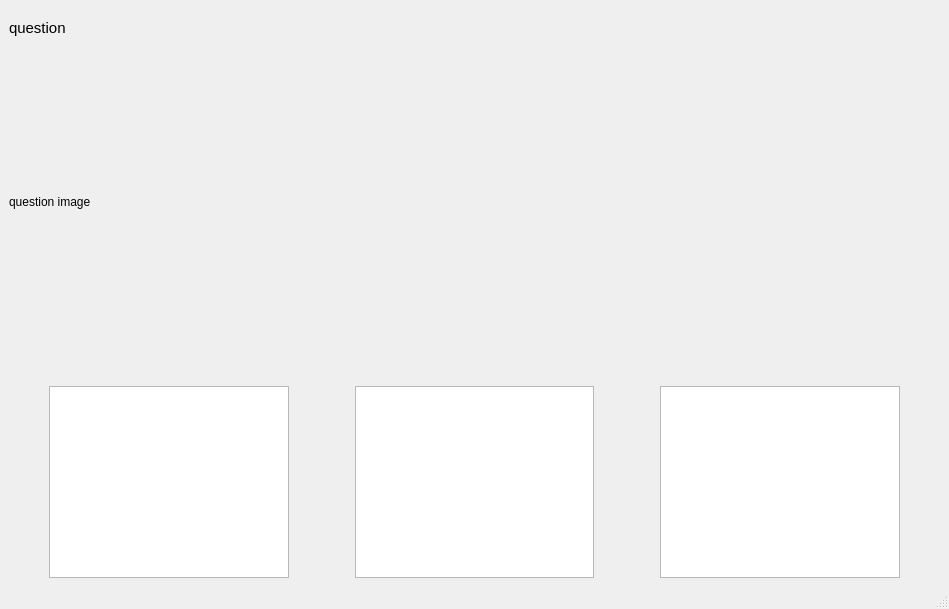
<?xml version="1.0" encoding="UTF-8"?>
<ui version="4.0">
 <class>QuestionsWindow</class>
 <widget class="QMainWindow" name="QuestionsWindow">
  <property name="geometry">
   <rect>
    <x>0</x>
    <y>0</y>
    <width>949</width>
    <height>609</height>
   </rect>
  </property>
  <property name="windowTitle">
   <string>Otázky</string>
  </property>
  <widget class="QWidget" name="centralwidget">
   <layout class="QHBoxLayout" name="horizontalLayout_2">
    <item>
     <layout class="QVBoxLayout" name="verticalLayout_2">
      <property name="topMargin">
       <number>0</number>
      </property>
      <property name="bottomMargin">
       <number>0</number>
      </property>
      <item>
       <layout class="QVBoxLayout" name="verticalLayout">
        <item>
         <spacer name="verticalSpacer_2">
          <property name="orientation">
           <enum>Qt::Vertical</enum>
          </property>
          <property name="sizeType">
           <enum>QSizePolicy::Fixed</enum>
          </property>
          <property name="sizeHint" stdset="0">
           <size>
            <width>20</width>
            <height>10</height>
           </size>
          </property>
         </spacer>
        </item>
        <item>
         <widget class="QLabel" name="label">
          <property name="sizePolicy">
           <sizepolicy hsizetype="Minimum" vsizetype="Maximum">
            <horstretch>0</horstretch>
            <verstretch>0</verstretch>
           </sizepolicy>
          </property>
          <property name="font">
           <font>
            <pointsize>11</pointsize>
           </font>
          </property>
          <property name="text">
           <string>question</string>
          </property>
         </widget>
        </item>
        <item>
         <spacer name="verticalSpacer">
          <property name="orientation">
           <enum>Qt::Vertical</enum>
          </property>
          <property name="sizeType">
           <enum>QSizePolicy::Fixed</enum>
          </property>
          <property name="sizeHint" stdset="0">
           <size>
            <width>20</width>
            <height>20</height>
           </size>
          </property>
         </spacer>
        </item>
        <item>
         <widget class="QLabel" name="image_label">
          <property name="sizePolicy">
           <sizepolicy hsizetype="Expanding" vsizetype="Expanding">
            <horstretch>0</horstretch>
            <verstretch>0</verstretch>
           </sizepolicy>
          </property>
          <property name="text">
           <string>question image</string>
          </property>
         </widget>
        </item>
       </layout>
      </item>
      <item>
       <spacer name="verticalSpacer_3">
        <property name="orientation">
         <enum>Qt::Vertical</enum>
        </property>
        <property name="sizeType">
         <enum>QSizePolicy::Fixed</enum>
        </property>
        <property name="sizeHint" stdset="0">
         <size>
          <width>20</width>
          <height>40</height>
         </size>
        </property>
       </spacer>
      </item>
      <item>
       <layout class="QHBoxLayout" name="horizontalLayout">
        <item>
         <spacer name="horizontalSpacer_3">
          <property name="orientation">
           <enum>Qt::Horizontal</enum>
          </property>
          <property name="sizeType">
           <enum>QSizePolicy::Fixed</enum>
          </property>
          <property name="sizeHint" stdset="0">
           <size>
            <width>40</width>
            <height>20</height>
           </size>
          </property>
         </spacer>
        </item>
        <item>
         <widget class="QPlainTextEdit" name="plainTextEdit">
          <property name="sizePolicy">
           <sizepolicy hsizetype="Preferred" vsizetype="Maximum">
            <horstretch>0</horstretch>
            <verstretch>0</verstretch>
           </sizepolicy>
          </property>
          <property name="minimumSize">
           <size>
            <width>0</width>
            <height>0</height>
           </size>
          </property>
          <property name="maximumSize">
           <size>
            <width>16777215</width>
            <height>200</height>
           </size>
          </property>
          <property name="font">
           <font>
            <pointsize>10</pointsize>
           </font>
          </property>
          <property name="cursor" stdset="0">
           <cursorShape>PointingHandCursor</cursorShape>
          </property>
          <property name="focusPolicy">
           <enum>Qt::NoFocus</enum>
          </property>
          <property name="readOnly">
           <bool>true</bool>
          </property>
          <property name="plainText">
           <string/>
          </property>
         </widget>
        </item>
        <item>
         <spacer name="horizontalSpacer">
          <property name="orientation">
           <enum>Qt::Horizontal</enum>
          </property>
          <property name="sizeType">
           <enum>QSizePolicy::Fixed</enum>
          </property>
          <property name="sizeHint" stdset="0">
           <size>
            <width>60</width>
            <height>20</height>
           </size>
          </property>
         </spacer>
        </item>
        <item>
         <widget class="QPlainTextEdit" name="plainTextEdit_2">
          <property name="sizePolicy">
           <sizepolicy hsizetype="Preferred" vsizetype="Maximum">
            <horstretch>0</horstretch>
            <verstretch>0</verstretch>
           </sizepolicy>
          </property>
          <property name="minimumSize">
           <size>
            <width>0</width>
            <height>0</height>
           </size>
          </property>
          <property name="maximumSize">
           <size>
            <width>16777215</width>
            <height>200</height>
           </size>
          </property>
          <property name="font">
           <font>
            <pointsize>10</pointsize>
           </font>
          </property>
          <property name="cursor" stdset="0">
           <cursorShape>PointingHandCursor</cursorShape>
          </property>
          <property name="focusPolicy">
           <enum>Qt::NoFocus</enum>
          </property>
          <property name="readOnly">
           <bool>true</bool>
          </property>
         </widget>
        </item>
        <item>
         <spacer name="horizontalSpacer_2">
          <property name="orientation">
           <enum>Qt::Horizontal</enum>
          </property>
          <property name="sizeType">
           <enum>QSizePolicy::Fixed</enum>
          </property>
          <property name="sizeHint" stdset="0">
           <size>
            <width>60</width>
            <height>20</height>
           </size>
          </property>
         </spacer>
        </item>
        <item>
         <widget class="QPlainTextEdit" name="plainTextEdit_3">
          <property name="sizePolicy">
           <sizepolicy hsizetype="Preferred" vsizetype="Maximum">
            <horstretch>0</horstretch>
            <verstretch>0</verstretch>
           </sizepolicy>
          </property>
          <property name="maximumSize">
           <size>
            <width>16777215</width>
            <height>200</height>
           </size>
          </property>
          <property name="font">
           <font>
            <pointsize>10</pointsize>
           </font>
          </property>
          <property name="cursor" stdset="0">
           <cursorShape>PointingHandCursor</cursorShape>
          </property>
          <property name="focusPolicy">
           <enum>Qt::NoFocus</enum>
          </property>
          <property name="readOnly">
           <bool>true</bool>
          </property>
         </widget>
        </item>
        <item>
         <spacer name="horizontalSpacer_4">
          <property name="orientation">
           <enum>Qt::Horizontal</enum>
          </property>
          <property name="sizeType">
           <enum>QSizePolicy::Fixed</enum>
          </property>
          <property name="sizeHint" stdset="0">
           <size>
            <width>40</width>
            <height>20</height>
           </size>
          </property>
         </spacer>
        </item>
       </layout>
      </item>
     </layout>
    </item>
   </layout>
  </widget>
  <widget class="QMenuBar" name="menubar">
   <property name="geometry">
    <rect>
     <x>0</x>
     <y>0</y>
     <width>949</width>
     <height>21</height>
    </rect>
   </property>
  </widget>
  <widget class="QStatusBar" name="statusbar"/>
 </widget>
 <resources/>
 <connections/>
</ui>
